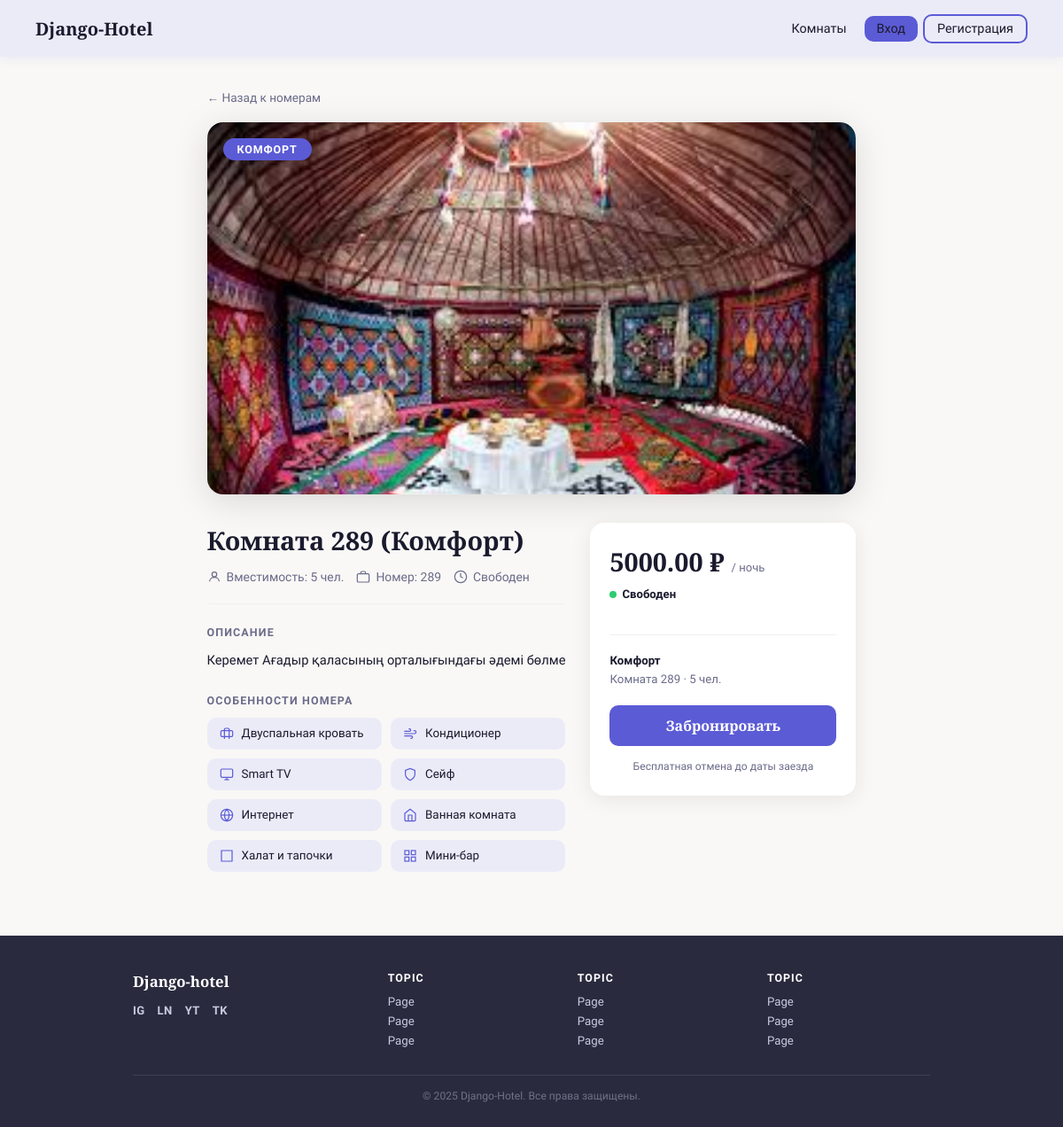
The app's page /rooms/4/ with its own data.
### rooms/models.py (models this page shows)
class Room(models.Model):
    ROOM_TYPE_CHOICES = [
        ('standard', 'Стандарт'),
        ('comfort', 'Комфорт'),
        ('lux', 'Люкс'),
    ]
    number = models.CharField(
        'Номер комнаты',
        max_length=10,
        unique=True
    )
    room_type = models.CharField(
        'Тип комнаты',
        max_length=20,
        choices=ROOM_TYPE_CHOICES,
        default='standard',
    )
    price_per_night = models.DecimalField(
        'Цена за ночь',
        max_digits=10,
        decimal_places=2,
    )
    capacity = models.PositiveIntegerField(
        'Вместимость',
        default=1,
    )
    description = models.TextField(
        'Описание',
        blank=True,
    )
    is_available = models.BooleanField(
        'Доступен для бронирования',
        default=True
    )
    created_at = models.DateTimeField(
        'Дата создания',
        auto_now_add=True,
    )
    images = models.ImageField(
        default=None,
    )
    class Meta:
        verbose_name = 'Комната'
        verbose_name_plural = 'Комнаты'
        ordering = ['number']
    def __str__(self):
        return f'Комната {self.number} ({self.get_room_type_display()})'

### rooms/views.py (the view)
# urls.py: path('<int:room_id>/', views.room_detail, name='room_detail'),
def room_detail(request, room_id):
    room = get_object_or_404(Room, id=room_id)
    return render(request, 'rooms/room_detail.html', {
        'room': room,
    })

### templates/rooms/room_detail.html (shortened to what this page needs)
{% extends "base.html" %}
{% load static %}
{% block content %}
<div class="detail-page">
  <a href="{% url 'room_list' %}" class="back-link">&#8592; Назад к номерам</a>
  <div class="room-hero">
    <span class="hero-badge badge-{{ room.room_type }}">{{ room.get_room_type_display }}</span>
    {% if room.images %}
      <img src="{{ room.images.url }}" alt="{{ room }}"/>
    {% else %}
      <img src="{% static 'image/index.jpeg' %}" alt="{{ room }}"/>
    {% endif %}
  </div>
  <div class="detail-body">
    <div class="detail-main">
      <h1>{{ room }}</h1>
      <div class="room-attrs">
        <span>
          <svg width="16" height="16" viewBox="0 0 24 24" fill="none" stroke="currentColor" stroke-width="1.8">
            <circle cx="12" cy="8" r="4"/><path d="M4 20c0-4 3.6-7 8-7s8 3 8 7"/>
          </svg>
          Вместимость: {{ room.capacity }} чел.
        </span>
        <span>
          <svg width="16" height="16" viewBox="0 0 24 24" fill="none" stroke="currentColor" stroke-width="1.8">
            <rect x="2" y="7" width="20" height="14" rx="2"/>
            <path d="M16 7V5a2 2 0 0 0-2-2h-4a2 2 0 0 0-2 2v2"/>
          </svg>
          Номер: {{ room.number }}
        </span>
        <span>
          <svg width="16" height="16" viewBox="0 0 24 24" fill="none" stroke="currentColor" stroke-width="1.8">
            <circle cx="12" cy="12" r="10"/><polyline points="12 6 12 12 16 14"/>
          </svg>
          {% if room.is_available %}Свободен{% else %}Занят{% endif %}
        </span>
      </div>
      {% if room.description %}
        <div class="detail-section-title">Описание</div>
        <p class="room-description">{{ room.description }}</p>
      {% endif %}
      <div class="detail-section-title">Особенности номера</div>
      <div class="features-grid">
        {% if room.room_type == 'standard' %}
          <div class="feature-item">
            <svg width="16" height="16" viewBox="0 0 24 24" fill="none" stroke="currentColor" stroke-width="1.8"><path d="M20 7H4a2 2 0 0 0-2 2v6a2 2 0 0 0 2 2h16a2 2 0 0 0 2-2V9a2 2 0 0 0-2-2z"/><path d="M16 21V5a2 2 0 0 0-2-2h-4a2 2 0 0 0-2 2v16"/></svg>
            Двуспальная кровать
          </div>
          <div class="feature-item">
            <svg width="16" height="16" viewBox="0 0 24 24" fill="none" stroke="currentColor" stroke-width="1.8"><rect x="2" y="3" width="20" height="14" rx="2"/><line x1="8" y1="21" x2="16" y2="21"/><line x1="12" y1="17" x2="12" y2="21"/></svg>
            Телевизор
          </div>
          <div class="feature-item">
            <svg width="16" height="16" viewBox="0 0 24 24" fill="none" stroke="currentColor" stroke-width="1.8"><path d="M12 22s8-4 8-10V5l-8-3-8 3v7c0 6 8 10 8 10z"/></svg>
            Сейф
          </div>
          <div class="feature-item">
            <svg width="16" height="16" viewBox="0 0 24 24" fill="none" stroke="currentColor" stroke-width="1.8"><path d="M5 12h14M12 5l7 7-7 7"/></svg>
            Душевая кабина
          </div>
          <div class="feature-item">
            <svg width="16" height="16" viewBox="0 0 24 24" fill="none" stroke="currentColor" stroke-width="1.8"><path d="M1 6l23 0M1 12l23 0M1 18l23 0"/></svg>
            Постельное бельё
          </div>
          <div class="feature-item">
            <svg width="16" height="16" viewBox="0 0 24 24" fill="none" stroke="currentColor" stroke-width="1.8"><path d="M18 8h1a4 4 0 0 1 0 8h-1"/><path d="M2 8h16v9a4 4 0 0 1-4 4H6a4 4 0 0 1-4-4V8z"/><line x1="6" y1="1" x2="6" y2="4"/><line x1="10" y1="1" x2="10" y2="4"/><line x1="14" y1="1" x2="14" y2="4"/></svg>
            Чайник
          </div>
        {% elif room.room_type == 'comfort' %}
          <div class="feature-item">
            <svg width="16" height="16" viewBox="0 0 24 24" fill="none" stroke="currentColor" stroke-width="1.8"><path d="M20 7H4a2 2 0 0 0-2 2v6a2 2 0 0 0 2 2h16a2 2 0 0 0 2-2V9a2 2 0 0 0-2-2z"/><path d="M16 21V5a2 2 0 0 0-2-2h-4a2 2 0 0 0-2 2v16"/></svg>
            Двуспальная кровать
          </div>
          <div class="feature-item">
            <svg width="16" height="16" viewBox="0 0 24 24" fill="none" stroke="currentColor" stroke-width="1.8"><path d="M9.59 4.59A2 2 0 1 1 11 8H2m10.59 11.41A2 2 0 1 0 14 16H2m15.73-8.27A2.5 2.5 0 1 1 19.5 12H2"/></svg>
            Кондиционер
          </div>
          <div class="feature-item">
            <svg width="16" height="16" viewBox="0 0 24 24" fill="none" stroke="currentColor" stroke-width="1.8"><rect x="2" y="3" width="20" height="14" rx="2"/><line x1="8" y1="21" x2="16" y2="21"/><line x1="12" y1="17" x2="12" y2="21"/></svg>
            Smart TV
          </div>
          <div class="feature-item">
            <svg width="16" height="16" viewBox="0 0 24 24" fill="none" stroke="currentColor" stroke-width="1.8"><path d="M12 22s8-4 8-10V5l-8-3-8 3v7c0 6 8 10 8 10z"/></svg>
            Сейф
          </div>
          <div class="feature-item">
            <svg width="16" height="16" viewBox="0 0 24 24" fill="none" stroke="currentColor" stroke-width="1.8"><circle cx="12" cy="12" r="10"/><line x1="2" y1="12" x2="22" y2="12"/><path d="M12 2a15.3 15.3 0 0 1 4 10 15.3 15.3 0 0 1-4 10 15.3 15.3 0 0 1-4-10 15.3 15.3 0 0 1 4-10z"/></svg>
            Интернет
          </div>
          <div class="feature-item">
            <svg width="16" height="16" viewBox="0 0 24 24" fill="none" stroke="currentColor" stroke-width="1.8"><path d="M3 9l9-7 9 7v11a2 2 0 0 1-2 2H5a2 2 0 0 1-2-2z"/><polyline points="9 22 9 12 15 12 15 22"/></svg>
            Ванная комната
          </div>
          <div class="feature-item">
            <svg width="16" height="16" viewBox="0 0 24 24" fill="none" stroke="currentColor" stroke-width="1.8"><path d="M3 3h18v18H3z"/></svg>
            Халат и тапочки
          </div>
          <div class="feature-item">
            <svg width="16" height="16" viewBox="0 0 24 24" fill="none" stroke="currentColor" stroke-width="1.8"><rect x="3" y="3" width="7" height="7"/><rect x="14" y="3" width="7" height="7"/><rect x="14" y="14" width="7" height="7"/><rect x="3" y="14" width="7" height="7"/></svg>
            Мини-бар
          </div>
        {% endif %}
      </div>
    </div>
    <div class="booking-sidebar">
      <div class="sidebar-price">
        {{ room.price_per_night }} ₽ <small>/ ночь</small>
      </div>
      <div class="sidebar-status">
        <span class="status-dot {% if room.is_available %}dot-available{% else %}dot-unavailable{% endif %}"></span>
        {% if room.is_available %}Свободен{% else %}Занят{% endif %}
      </div>
      <div class="sep"></div>
      <div class="sidebar-info">
        <strong style="color:var(--text);">{{ room.get_room_type_display }}</strong><br>
        Комната {{ room.number }} · {{ room.capacity }} чел.
      </div>
      {% if room.is_available %}
        <a href="{% url 'create_booking' room.id %}" class="btn-book-full">Забронировать</a>
      {% else %}
        <span class="btn-unavailable-full">Недоступен</span>
      {% endif %}
      <div style="margin-top:14px; font-size:.76rem; color:var(--muted); text-align:center; line-height:1.5;">
        Бесплатная отмена до даты заезда
      </div>
    </div>
  </div>
</div>
{% endblock %}

### templates/base.html (style rules this page uses)
*, *::before, *::after { box-sizing: border-box; margin: 0; padding: 0; }
:root { --accent: #5b5bd6; --bg: #f9f8f6; --text: #1a1a2e; --muted: #6b6b8a; --nav-bg: #ebebf8; --footer-bg: #2a2a3e; --footer-text: #c8c8e0; --input-bg: #e2e2ee; --radius: 10px; }
body { font-family: 'Raleway', sans-serif; background: var(--bg); color: var(--text); min-height: 100vh; display: flex; flex-direction: column; }

### templates/rooms/room_detail.html (style rules this page uses)
.detail-page { max-width: 900px; margin: 36px auto 72px; padding: 0 32px; animation: fadeUp .5s ease both; }
.room-hero { position: relative; border-radius: 18px; overflow: hidden; margin-bottom: 32px; height: 420px; box-shadow: 0 8px 40px rgba(0,0,0,.13); }
.room-hero img { width: 100%; height: 100%; object-fit: cover; display: block; }
.hero-badge { position: absolute; top: 18px; left: 18px; padding: 5px 16px; border-radius: 20px; font-size: .78rem; font-weight: 700; letter-spacing: .07em; text-transform: uppercase; }
.badge-comfort { background: var(--accent); color: #fff; }
.detail-body { display: grid; grid-template-columns: 1fr 300px; gap: 28px; align-items: start; }
.detail-main h1 { font-family: 'Playfair Display', serif; font-size: 1.8rem; font-weight: 700; margin-bottom: 14px; }
.room-attrs { display: flex; flex-wrap: wrap; gap: 14px; font-size: .87rem; color: var(--muted); margin-bottom: 22px; padding-bottom: 22px; border-bottom: 1px solid #f0f0f0; }
.room-attrs span { display: flex; align-items: center; gap: 6px; }
.detail-section-title { font-size: .78rem; font-weight: 700; letter-spacing: .09em; text-transform: uppercase; color: var(--muted); margin-bottom: 12px; margin-top: 24px; }
.room-description { font-size: .92rem; color: var(--text); line-height: 1.75; }
.features-grid { display: grid; grid-template-columns: 1fr 1fr; gap: 10px; }
.feature-item { display: flex; align-items: center; gap: 9px; background: var(--nav-bg); border-radius: 10px; padding: 10px 14px; font-size: .84rem; color: var(--text); }
.feature-item svg { flex-shrink: 0; color: var(--accent); }
.booking-sidebar { background: #fff; border-radius: 16px; padding: 24px 22px; box-shadow: 0 4px 24px rgba(0,0,0,.08); position: sticky; top: 84px; }
.sidebar-price { font-family: 'Playfair Display', serif; font-size: 1.8rem; font-weight: 700; margin-bottom: 4px; }
.sidebar-price small { font-family: 'Raleway', sans-serif; font-size: .82rem; font-weight: 400; color: var(--muted); }
.sidebar-status { display: inline-flex; align-items: center; gap: 6px; font-size: .82rem; font-weight: 600; margin-bottom: 20px; margin-top: 6px; }
.status-dot { width: 8px; height: 8px; border-radius: 50%; flex-shrink: 0; }
.dot-available { background: #2ecc71; }
.sep { height: 1px; background: #f0f0f0; margin: 18px 0; }
.sidebar-info { font-size: .83rem; color: var(--muted); margin-bottom: 18px; line-height: 1.6; }
.btn-book-full { display: block; width: 100%; padding: 12px; text-align: center; background: var(--accent); color: #fff; border: none; border-radius: var(--radius); font-family: 'Playfair Display', serif; font-size: 1rem; font-weight: 700; text-decoration: none; cursor: pointer; transition: opacity .2s, transform .15s; }
.back-link { display: inline-flex; align-items: center; gap: 6px; text-decoration: none; color: var(--muted); font-size: .85rem; margin-bottom: 20px; transition: color .2s; }

### records on screen
Room: room_type "КОМФОРТ", images (picture), number+room_type "Комната 289 (Комфорт)", capacity "5", number "289", description "Керемет Ағадыр қаласының орталығындағы әдемі бөлме", price_per_night "5000.00", room_type "Комфорт"
